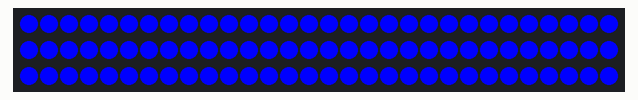
Recording of a sketch running on a simulated Arduino Uno, built with avr-gcc and run on an emulated ATmega328P. Shown: 90 RGB LEDs in strip order, left to right, continuing on the next row. What the sketch prints to the serial monitor is not drawn.

Above: at 0.53 s.

The sketch:

bars.ino
```cpp
#include <Adafruit_NeoPixel.h>
#ifdef __AVR__
  #include <avr/power.h>
#endif

#define PIN 6

Adafruit_NeoPixel strip = Adafruit_NeoPixel(90, PIN, NEO_GRB + NEO_KHZ800);


int val = 0;
int inc = 2;

void setup() {
  strip.begin();
  strip.show(); // Initialize all pixels to 'off'
  Serial.begin(115200); // Setup serial conn for 115200 baud
}

void loop () {
    bars(6, val, strip.Color(0, 0, 255));
    val = (val + inc);

    if (val >= 15 || val <= 0) {
       inc = -inc;
    }
}

void bars(int numBars, int val, uint32_t color) {
    for(uint16_t i=0; i<strip.numPixels(); i++) {
      strip.setPixelColor(i, strip.Color(0,0,0));
    }

    int len = strip.numPixels();
    int barSize = len / numBars;

    Serial.println(val);

    for (int i = 0; i < numBars; i++) {
        int min = (barSize - val) / 2;

        for (int j = min; j <= val + min; j++) {
            strip.setPixelColor(i * barSize + j, color);
        }
    }
  delay(50);
    strip.show();
}
```
